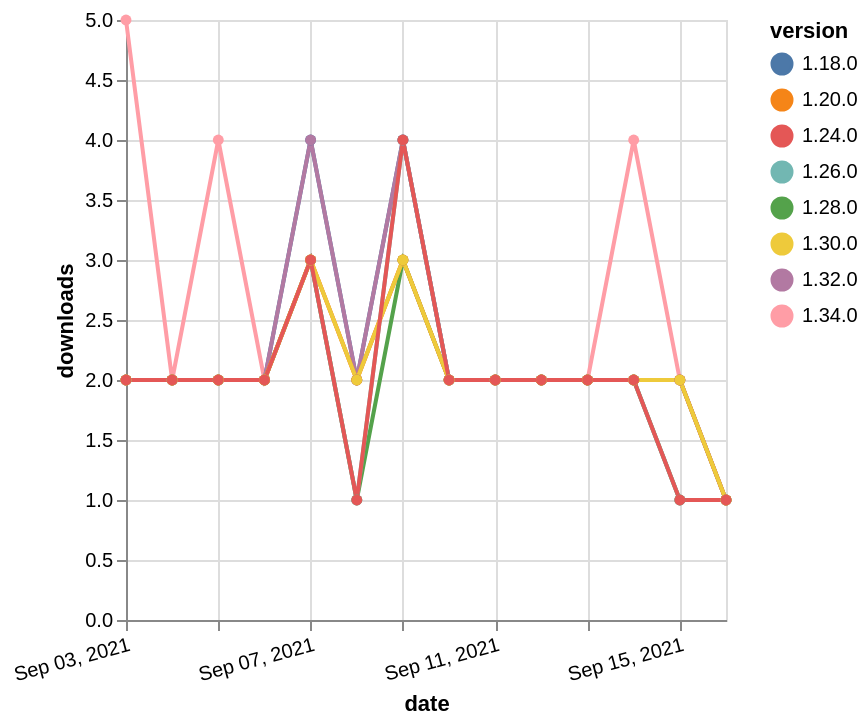

Express this chart as Vega-Lite.
### Vega-Lite specification from a JSON file in a GitHub repository (floating-point values rounded to 4 significant figures)
{"$schema": "https://vega.github.io/schema/vega-lite/v5.json", "description": "A simple bar chart with embedded data.", "data": {"values": [{"date": "2021-09-03", "total": 234, "delta": 5, "version": "1.34.0"}, {"date": "2021-09-04", "total": 236, "delta": 2, "version": "1.34.0"}, {"date": "2021-09-05", "total": 240, "delta": 4, "version": "1.34.0"}, {"date": "2021-09-06", "total": 242, "delta": 2, "version": "1.34.0"}, {"date": "2021-09-07", "total": 245, "delta": 3, "version": "1.34.0"}, {"date": "2021-09-08", "total": 247, "delta": 2, "version": "1.34.0"}, {"date": "2021-09-09", "total": 250, "delta": 3, "version": "1.34.0"}, {"date": "2021-09-10", "total": 252, "delta": 2, "version": "1.34.0"}, {"date": "2021-09-11", "total": 254, "delta": 2, "version": "1.34.0"}, {"date": "2021-09-12", "total": 256, "delta": 2, "version": "1.34.0"}, {"date": "2021-09-13", "total": 258, "delta": 2, "version": "1.34.0"}, {"date": "2021-09-14", "total": 262, "delta": 4, "version": "1.34.0"}, {"date": "2021-09-15", "total": 264, "delta": 2, "version": "1.34.0"}, {"date": "2021-09-16", "total": 265, "delta": 1, "version": "1.34.0"}, {"date": "2021-09-03", "total": 3075, "delta": 2, "version": "1.18.0"}, {"date": "2021-09-04", "total": 3077, "delta": 2, "version": "1.18.0"}, {"date": "2021-09-05", "total": 3079, "delta": 2, "version": "1.18.0"}, {"date": "2021-09-06", "total": 3081, "delta": 2, "version": "1.18.0"}, {"date": "2021-09-07", "total": 3085, "delta": 4, "version": "1.18.0"}, {"date": "2021-09-08", "total": 3087, "delta": 2, "version": "1.18.0"}, {"date": "2021-09-09", "total": 3091, "delta": 4, "version": "1.18.0"}, {"date": "2021-09-10", "total": 3093, "delta": 2, "version": "1.18.0"}, {"date": "2021-09-11", "total": 3095, "delta": 2, "version": "1.18.0"}, {"date": "2021-09-12", "total": 3097, "delta": 2, "version": "1.18.0"}, {"date": "2021-09-13", "total": 3099, "delta": 2, "version": "1.18.0"}, {"date": "2021-09-14", "total": 3101, "delta": 2, "version": "1.18.0"}, {"date": "2021-09-15", "total": 3103, "delta": 2, "version": "1.18.0"}, {"date": "2021-09-16", "total": 3104, "delta": 1, "version": "1.18.0"}, {"date": "2021-09-03", "total": 731, "delta": 2, "version": "1.32.0"}, {"date": "2021-09-04", "total": 733, "delta": 2, "version": "1.32.0"}, {"date": "2021-09-05", "total": 735, "delta": 2, "version": "1.32.0"}, {"date": "2021-09-06", "total": 737, "delta": 2, "version": "1.32.0"}, {"date": "2021-09-07", "total": 741, "delta": 4, "version": "1.32.0"}, {"date": "2021-09-08", "total": 743, "delta": 2, "version": "1.32.0"}, {"date": "2021-09-09", "total": 747, "delta": 4, "version": "1.32.0"}, {"date": "2021-09-10", "total": 749, "delta": 2, "version": "1.32.0"}, {"date": "2021-09-11", "total": 751, "delta": 2, "version": "1.32.0"}, {"date": "2021-09-12", "total": 753, "delta": 2, "version": "1.32.0"}, {"date": "2021-09-13", "total": 755, "delta": 2, "version": "1.32.0"}, {"date": "2021-09-14", "total": 757, "delta": 2, "version": "1.32.0"}, {"date": "2021-09-15", "total": 759, "delta": 2, "version": "1.32.0"}, {"date": "2021-09-16", "total": 760, "delta": 1, "version": "1.32.0"}, {"date": "2021-09-03", "total": 1480, "delta": 2, "version": "1.28.0"}, {"date": "2021-09-04", "total": 1482, "delta": 2, "version": "1.28.0"}, {"date": "2021-09-05", "total": 1484, "delta": 2, "version": "1.28.0"}, {"date": "2021-09-06", "total": 1486, "delta": 2, "version": "1.28.0"}, {"date": "2021-09-07", "total": 1489, "delta": 3, "version": "1.28.0"}, {"date": "2021-09-08", "total": 1490, "delta": 1, "version": "1.28.0"}, {"date": "2021-09-09", "total": 1493, "delta": 3, "version": "1.28.0"}, {"date": "2021-09-10", "total": 1495, "delta": 2, "version": "1.28.0"}, {"date": "2021-09-11", "total": 1497, "delta": 2, "version": "1.28.0"}, {"date": "2021-09-12", "total": 1499, "delta": 2, "version": "1.28.0"}, {"date": "2021-09-13", "total": 1501, "delta": 2, "version": "1.28.0"}, {"date": "2021-09-14", "total": 1503, "delta": 2, "version": "1.28.0"}, {"date": "2021-09-15", "total": 1504, "delta": 1, "version": "1.28.0"}, {"date": "2021-09-16", "total": 1505, "delta": 1, "version": "1.28.0"}, {"date": "2021-09-03", "total": 1637, "delta": 2, "version": "1.26.0"}, {"date": "2021-09-04", "total": 1639, "delta": 2, "version": "1.26.0"}, {"date": "2021-09-05", "total": 1641, "delta": 2, "version": "1.26.0"}, {"date": "2021-09-06", "total": 1643, "delta": 2, "version": "1.26.0"}, {"date": "2021-09-07", "total": 1646, "delta": 3, "version": "1.26.0"}, {"date": "2021-09-08", "total": 1647, "delta": 1, "version": "1.26.0"}, {"date": "2021-09-09", "total": 1651, "delta": 4, "version": "1.26.0"}, {"date": "2021-09-10", "total": 1653, "delta": 2, "version": "1.26.0"}, {"date": "2021-09-11", "total": 1655, "delta": 2, "version": "1.26.0"}, {"date": "2021-09-12", "total": 1657, "delta": 2, "version": "1.26.0"}, {"date": "2021-09-13", "total": 1659, "delta": 2, "version": "1.26.0"}, {"date": "2021-09-14", "total": 1661, "delta": 2, "version": "1.26.0"}, {"date": "2021-09-15", "total": 1662, "delta": 1, "version": "1.26.0"}, {"date": "2021-09-16", "total": 1663, "delta": 1, "version": "1.26.0"}, {"date": "2021-09-03", "total": 2572, "delta": 2, "version": "1.20.0"}, {"date": "2021-09-04", "total": 2574, "delta": 2, "version": "1.20.0"}, {"date": "2021-09-05", "total": 2576, "delta": 2, "version": "1.20.0"}, {"date": "2021-09-06", "total": 2578, "delta": 2, "version": "1.20.0"}, {"date": "2021-09-07", "total": 2581, "delta": 3, "version": "1.20.0"}, {"date": "2021-09-08", "total": 2583, "delta": 2, "version": "1.20.0"}, {"date": "2021-09-09", "total": 2586, "delta": 3, "version": "1.20.0"}, {"date": "2021-09-10", "total": 2588, "delta": 2, "version": "1.20.0"}, {"date": "2021-09-11", "total": 2590, "delta": 2, "version": "1.20.0"}, {"date": "2021-09-12", "total": 2592, "delta": 2, "version": "1.20.0"}, {"date": "2021-09-13", "total": 2594, "delta": 2, "version": "1.20.0"}, {"date": "2021-09-14", "total": 2596, "delta": 2, "version": "1.20.0"}, {"date": "2021-09-15", "total": 2598, "delta": 2, "version": "1.20.0"}, {"date": "2021-09-16", "total": 2599, "delta": 1, "version": "1.20.0"}, {"date": "2021-09-03", "total": 1016, "delta": 2, "version": "1.30.0"}, {"date": "2021-09-04", "total": 1018, "delta": 2, "version": "1.30.0"}, {"date": "2021-09-05", "total": 1020, "delta": 2, "version": "1.30.0"}, {"date": "2021-09-06", "total": 1022, "delta": 2, "version": "1.30.0"}, {"date": "2021-09-07", "total": 1025, "delta": 3, "version": "1.30.0"}, {"date": "2021-09-08", "total": 1027, "delta": 2, "version": "1.30.0"}, {"date": "2021-09-09", "total": 1030, "delta": 3, "version": "1.30.0"}, {"date": "2021-09-10", "total": 1032, "delta": 2, "version": "1.30.0"}, {"date": "2021-09-11", "total": 1034, "delta": 2, "version": "1.30.0"}, {"date": "2021-09-12", "total": 1036, "delta": 2, "version": "1.30.0"}, {"date": "2021-09-13", "total": 1038, "delta": 2, "version": "1.30.0"}, {"date": "2021-09-14", "total": 1040, "delta": 2, "version": "1.30.0"}, {"date": "2021-09-15", "total": 1042, "delta": 2, "version": "1.30.0"}, {"date": "2021-09-16", "total": 1043, "delta": 1, "version": "1.30.0"}, {"date": "2021-09-03", "total": 2043, "delta": 2, "version": "1.24.0"}, {"date": "2021-09-04", "total": 2045, "delta": 2, "version": "1.24.0"}, {"date": "2021-09-05", "total": 2047, "delta": 2, "version": "1.24.0"}, {"date": "2021-09-06", "total": 2049, "delta": 2, "version": "1.24.0"}, {"date": "2021-09-07", "total": 2052, "delta": 3, "version": "1.24.0"}, {"date": "2021-09-08", "total": 2053, "delta": 1, "version": "1.24.0"}, {"date": "2021-09-09", "total": 2057, "delta": 4, "version": "1.24.0"}, {"date": "2021-09-10", "total": 2059, "delta": 2, "version": "1.24.0"}, {"date": "2021-09-11", "total": 2061, "delta": 2, "version": "1.24.0"}, {"date": "2021-09-12", "total": 2063, "delta": 2, "version": "1.24.0"}, {"date": "2021-09-13", "total": 2065, "delta": 2, "version": "1.24.0"}, {"date": "2021-09-14", "total": 2067, "delta": 2, "version": "1.24.0"}, {"date": "2021-09-15", "total": 2068, "delta": 1, "version": "1.24.0"}, {"date": "2021-09-16", "total": 2069, "delta": 1, "version": "1.24.0"}]}, "width": "container", "mark": {"type": "line", "point": {"filled": true}}, "encoding": {"x": {"field": "date", "type": "temporal", "timeUnit": "yearmonthdate", "title": "date", "axis": {"labelAngle": -15}}, "y": {"field": "delta", "type": "quantitative", "title": "downloads"}, "color": {"field": "version", "type": "nominal"}, "tooltip": {"field": "delta"}}}
